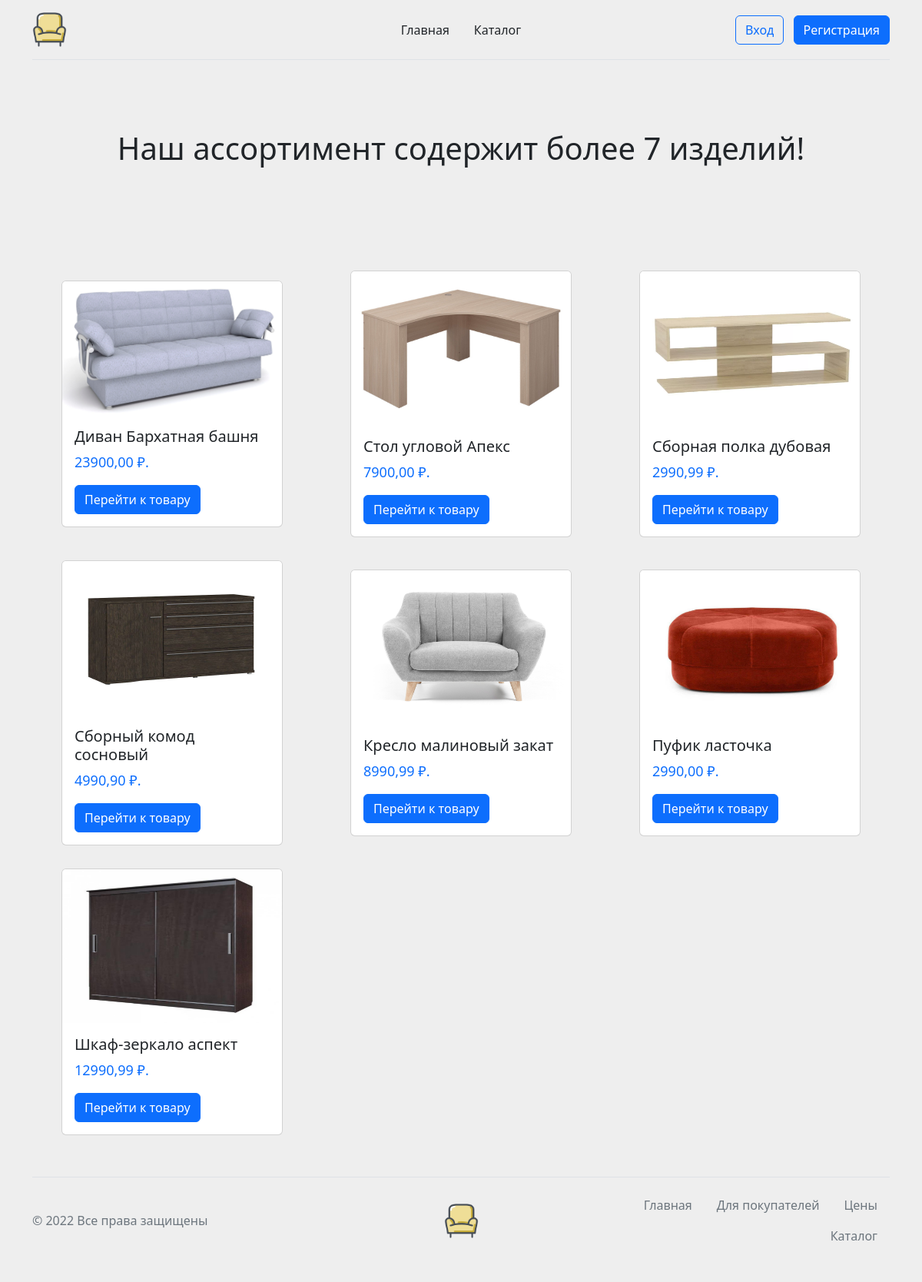
Page /catalog/ on the committed database.
### testdb/models.py (models this page shows)
class Furniture(models.Model):
    name_fur = models.CharField(max_length=100, default="")
    photo = models.ImageField(upload_to="photos/%Y/%m/%d", blank=True, default="")
    on_storage = models.IntegerField(default=0)
    price = models.DecimalField(max_digits=8, decimal_places=2, default=0.00)
    maker = models.ForeignKey(Maker, on_delete=models.CASCADE, blank=False)
    color = models.CharField(max_length=50, default="")
    weight = models.IntegerField(default=0)
    class Meta:
        verbose_name = 'мебель'
        verbose_name_plural = 'мебель'

### testdb/views.py (the view)
# urls.py: path('catalog/', view_catalog, name='catalog'),
def view_catalog(request):
    furnitures = Furniture.objects.all()
    return render(request, 'testdb/catalog.html', {'furnitures': furnitures, 'title': 'Список товаров'})

### templates/testdb/catalog.html (shortened to what this page needs)
<!doctype html>
<html lang="en">
  <head>
    <link href="https://cdn.jsdelivr.net/npm/bootstrap@5.2.2/dist/css/bootstrap.min.css" rel="stylesheet">
  </head>
  <body style="background-color: #eee;">
{% include 'inc/header.html' %}
  <div class="back-img d-flex ">
    <div class="back-img-content">
        <span class="h1">Наш ассортимент содержит более {{ furnitures.count }} изделий!</span>
    </div>
  </div>
    <div class="wrap-items">
    {% for item in furnitures %}
        <div class="card" style="width: 18rem; max-height: 28rem; margin-bottom: 30px;">
      <img src="{{ item.photo.url }}" class="card-img-top" alt="..." style="max-height: 200px;">
      <div class="card-body">
        <h5 class="card-title">{{ item.name_fur }}</h5>
        <p class="card-text" style="color: #0d6efd; font-size: 18px;">{{ item.price }}&nbsp;₽.</p>
        <a href="/product-card/{{ item.pk }}" class="btn btn-primary">Перейти к товару</a>
      </div>
    </div>
        {% endfor %}
    </div>
{% include 'inc/footer.html' %}
  </body>
</html>

### templates/inc/header.html (shortened to what this page needs)
<link rel="stylesheet" href="https://cdn.jsdelivr.net/npm/bootstrap-icons@1.5.0/font/bootstrap-icons.css" />
<div class="container">
    <header class="new-header py-3 mb-4 border-bottom">
        <a href="/" class="d-flex align-items-center col-md-3 mb-2 mb-md-0 text-dark text-decoration-none">
            <img src="/media/logo.png" class="logo">
        </a>
        <ul class="nav col-12 col-md-auto mb-2 justify-content-center mb-md-0">
            <li><a href="/" class="nav-link link-dark header-a">Главная</a></li>
            <li><a href="{% url 'catalog' %}" class="nav-link link-dark header-a">Каталог</a></li>
        </ul>
        <div class="col-md-3 text-end">
            {% if request.user.is_authenticated %}
                <div>
                    <a href="{% url 'profile' %}" class="link-dark" style="text-decoration: none;"><i class="bi bi-person-circle"></i> {{ user.username }}</a>
                    <br>
                    <a href="{% url 'logout' %}" style="color:#212529; text-decoration: none;">Выход</a>
                </div>
            {% else %}
                <a type="button" href="{% url 'login' %}" class="btn btn-outline-primary me-2">Вход</a>
                <a type="button" href="{% url 'signup' %}" class="btn btn-primary">Регистрация</a>
            {% endif %}
        </div>
    </header>
</div>

### templates/inc/footer.html
<div class="container">
    <footer class="d-flex flex-wrap justify-content-between align-items-center py-3 my-4 border-top">
        <p class="col-md-4 mb-0 text-muted">&copy; 2022 Все права защищены</p>
        <a href="/" class="col-md-4 d-flex align-items-center justify-content-center mb-3 mb-md-0 me-md-auto link-dark text-decoration-none">
            <img src="/media/logo.png" class="logo">
        </a>
        <ul class="nav col-md-4 justify-content-end">
            <li class="nav-item"><a href="/" class="nav-link px-2 text-muted header-a">Главная</a></li>
            <li class="nav-item"><a href="#" class="nav-link px-2 text-muted header-a">Для покупателей</a></li>
            <li class="nav-item"><a href="#" class="nav-link px-2 text-muted header-a">Цены</a></li>
            <li class="nav-item"><a href="catalog" class="nav-link px-2 text-muted header-a">Каталог</a></li>
        </ul>
    </footer>
</div>

### templates/inc/header.html (style rules this page uses)
.new-header { display: flex; flex-wrap: wrap; align-items: center; justify-content: center; justify-content:space-between; }
.header-a { padding-right: 1rem !important; padding-left: 1rem !important; }
.logo { width: 45px; height: 45px; }

### rows in the picture
Furniture: photo (picture), name_fur "Диван Бархатная башня", price "23900,00"
Furniture: photo (picture), name_fur "Стол угловой Апекс", price "7900,00"
Furniture: photo (picture), name_fur "Сборная полка дубовая", price "2990,99"
Furniture: photo (picture), name_fur "Сборный комод сосновый", price "4990,90"
Furniture: photo (picture), name_fur "Кресло малиновый закат", price "8990,99"
Furniture: photo (picture), name_fur "Пуфик ласточка", price "2990,00"
Furniture: photo (picture), name_fur "Шкаф-зеркало аспект", price "12990,99"

### other values in the picture
{{ furnitures.count }} "7"
